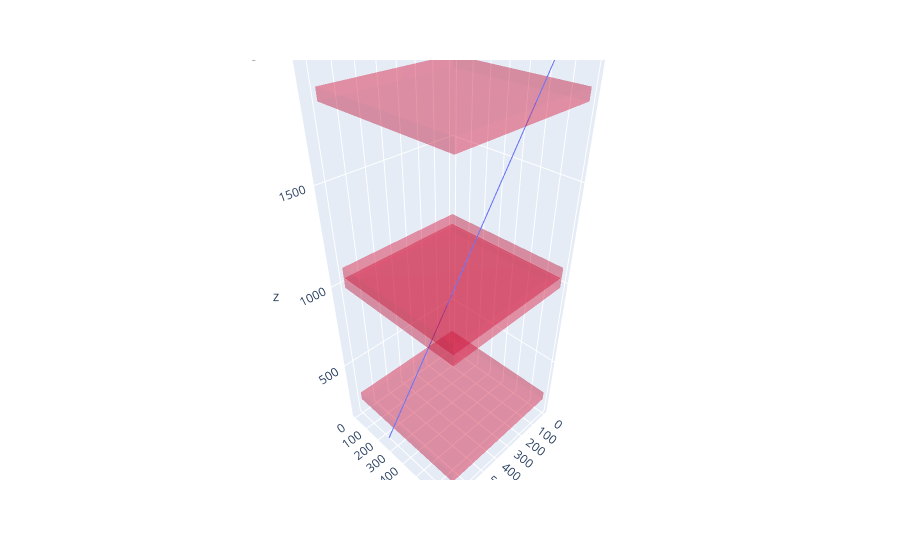
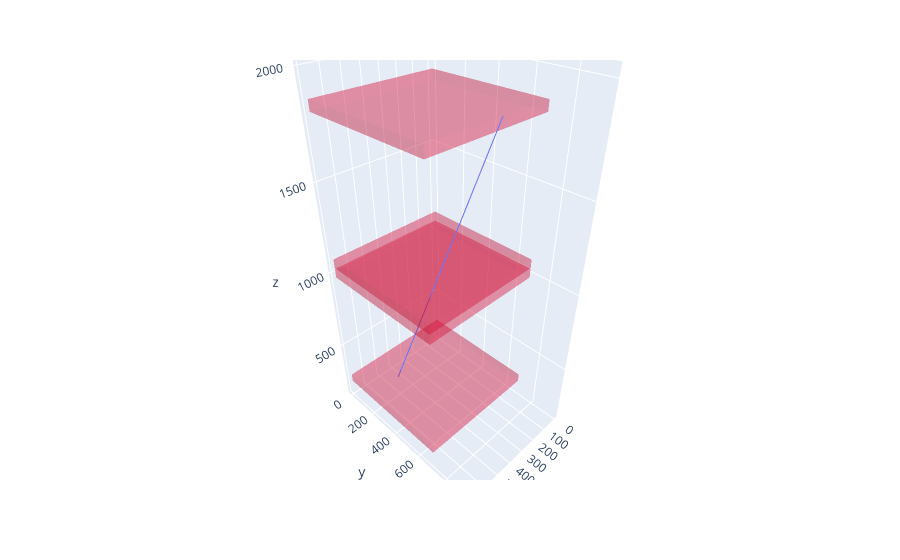
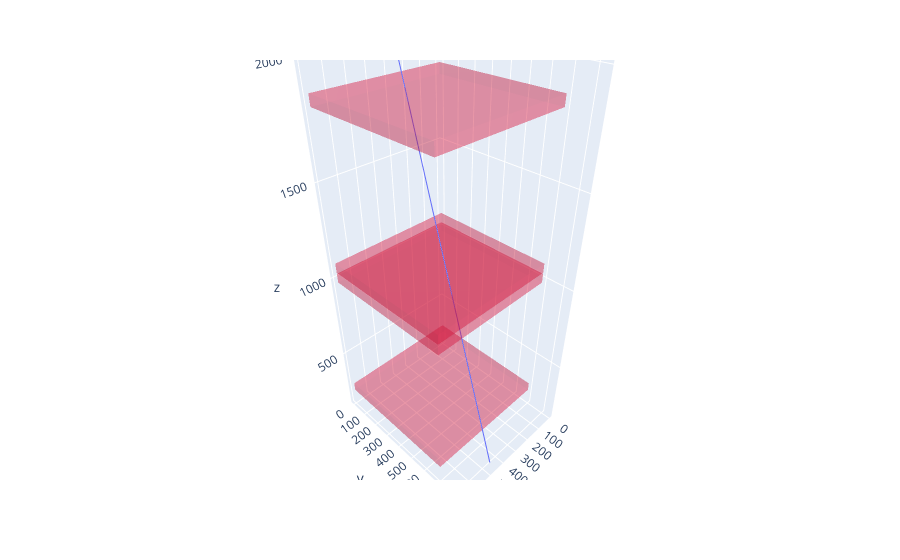
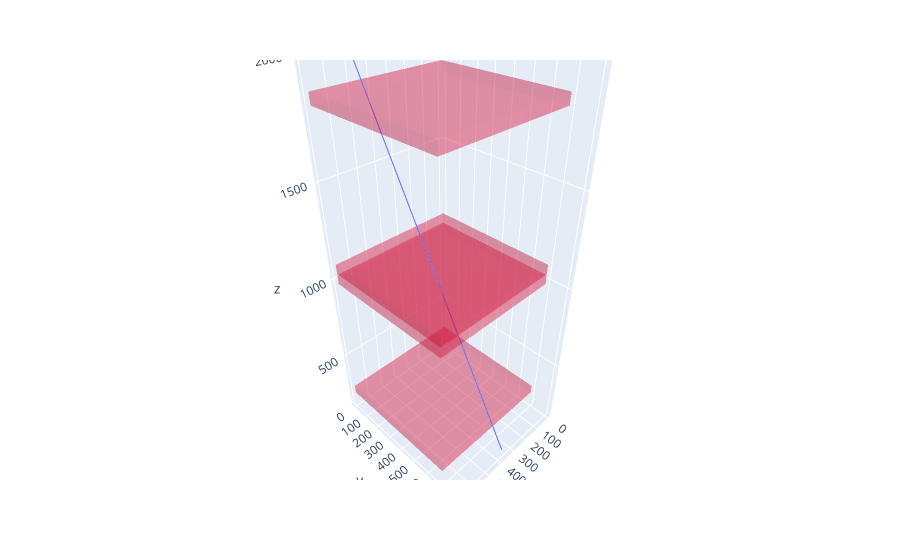

Notebook code for these charts, in order:
### Code cell
# curiosità
# (dagli tempo che ci vuole un po' perché si disimpalli)
for i in range(10) :
    plot_3d(df3d.loc[df3d.orbit == df3d.orbit.unique()[i]]).show() # senza .show() non si vede niente >:( (idem usando una list comprehension o cose così)
# simpatico il penultimo che si vede (ruotalo un po' per capire cosa stia succedendo)

### Figure 1 — Plotly figure (JSON) as saved in the notebook; plotly's stock layout.template omitted (floating-point values rounded to 4 significant figures)
{"data": [{"hovertemplate": "x=%{x}<br>y=%{y}<br>z=%{z}<extra></extra>", "legendgroup": "", "line": {"color": "#636efa", "dash": "solid"}, "mode": "lines", "name": "", "scene": "scene", "showlegend": false, "type": "scatter3d", "x": [727.6, 717.8, 708.0, 698.2, 688.4, 678.6, 668.8, 659.0, 649.2, 639.3, 629.5, 619.7, 609.9, 600.1, 590.3, 580.5, 570.7, 560.9, 551.0, 541.2, 531.4, 521.6, 511.8, 502.0, 492.2, 482.4, 472.6, 462.7, 452.9, 443.1, 433.3, 423.5, 413.7, 403.9, 394.1, 384.3, 374.4, 364.6, 354.8, 345.0, 335.2, 325.4, 315.6, 305.8, 296.0, 286.2, 276.3, 266.5, 256.7, 246.9], "y": [267.0, 275.7, 284.3, 293.0, 301.6, 310.2, 318.9, 327.5, 336.2, 344.8, 353.5, 362.1, 370.7, 379.4, 388.0, 396.7, 405.3, 414.0, 422.6, 431.2, 439.9, 448.5, 457.2, 465.8, 474.5, 483.1, 491.7, 500.4, 509.0, 517.7, 526.3, 535.0, 543.6, 552.3, 560.9, 569.5, 578.2, 586.8, 595.5, 604.1, 612.8, 621.4, 630.0, 638.7, 647.3, 656.0, 664.6, 673.3, 681.9, 690.5], "z": [170, 207.3, 244.7, 282.0, 319.4, 356.7, 394.1, 431.4, 468.8, 506.1, 543.5, 580.8, 618.2, 655.5, 692.9, 730.2, 767.6, 804.9, 842.2, 879.6, 916.9, 954.3, 991.6, 1029.0, 1066.0, 1104.0, 1141.0, 1178.0, 1216.0, 1253.0, 1290.0, 1328.0, 1365.0, 1402.0, 1440.0, 1477.0, 1514.0, 1552.0, 1589.0, 1627.0, 1664.0, 1701.0, 1739.0, 1776.0, 1813.0, 1851.0, 1888.0, 1925.0, 1963.0, 2000]}, {"color": "#DC143C", "flatshading": true, "i": [7, 0, 0, 0, 4, 4, 6, 6, 4, 0, 3, 2], "j": [3, 4, 1, 2, 5, 6, 5, 2, 0, 1, 6, 3], "k": [0, 7, 2, 3, 6, 7, 1, 1, 5, 5, 7, 6], "opacity": 0.25, "type": "mesh3d", "x": [0, 693, 693, 0, 0, 693, 693, 0], "y": [0, 0, 693, 693, 0, 0, 693, 693], "z": [219.8, 219.8, 219.8, 219.8, 271.8, 271.8, 271.8, 271.8]}, {"color": "#DC143C", "flatshading": true, "i": [7, 0, 0, 0, 4, 4, 6, 6, 4, 0, 3, 2], "j": [3, 4, 1, 2, 5, 6, 5, 2, 0, 1, 6, 3], "k": [0, 7, 2, 3, 6, 7, 1, 1, 5, 5, 7, 6], "opacity": 0.25, "type": "mesh3d", "x": [0, 693, 693, 0, 0, 693, 693, 0], "y": [0, 0, 693, 693, 0, 0, 693, 693], "z": [977.3, 977.3, 977.3, 977.3, 1029.0, 1029.0, 1029.0, 1029.0]}, {"color": "#DC143C", "flatshading": true, "i": [7, 0, 0, 0, 4, 4, 6, 6, 4, 0, 3, 2], "j": [3, 4, 1, 2, 5, 6, 5, 2, 0, 1, 6, 3], "k": [0, 7, 2, 3, 6, 7, 1, 1, 5, 5, 7, 6], "opacity": 0.25, "type": "mesh3d", "x": [0, 693, 693, 0, 0, 693, 693, 0], "y": [0, 0, 693, 693, 0, 0, 693, 693], "z": [1036.0, 1036.0, 1036.0, 1036.0, 1088.0, 1088.0, 1088.0, 1088.0]}, {"color": "#DC143C", "flatshading": true, "i": [7, 0, 0, 0, 4, 4, 6, 6, 4, 0, 3, 2], "j": [3, 4, 1, 2, 5, 6, 5, 2, 0, 1, 6, 3], "k": [0, 7, 2, 3, 6, 7, 1, 1, 5, 5, 7, 6], "opacity": 0.25, "type": "mesh3d", "x": [0, 693, 693, 0, 0, 693, 693, 0], "y": [0, 0, 693, 693, 0, 0, 693, 693], "z": [1820.0, 1820.0, 1820.0, 1820.0, 1872.0, 1872.0, 1872.0, 1872.0]}], "layout": {"legend": {"tracegroupgap": 0}, "margin": {"t": 60}, "scene": {"domain": {"x": [0, 1], "y": [0, 1]}, "xaxis": {"title": {"text": "x"}}, "yaxis": {"title": {"text": "y"}}, "zaxis": {"title": {"text": "z"}}}}}

### Figure 2 — Plotly figure (JSON) as saved in the notebook; plotly's stock layout.template omitted (floating-point values rounded to 4 significant figures)
{"data": [{"hovertemplate": "x=%{x}<br>y=%{y}<br>z=%{z}<extra></extra>", "legendgroup": "", "line": {"color": "#636efa", "dash": "solid"}, "mode": "lines", "name": "", "scene": "scene", "showlegend": false, "type": "scatter3d", "x": [455.4, 458.2, 461.1, 463.9, 466.7, 469.5, 472.4, 475.2, 478.0, 480.8, 483.7, 486.5, 489.3, 492.1, 495.0, 497.8, 500.6, 503.4, 506.3, 509.1, 511.9, 514.7, 517.6, 520.4, 523.2, 526.0, 528.8, 531.7, 534.5, 537.3, 540.1, 543.0, 545.8, 548.6, 551.4, 554.3, 557.1, 559.9, 562.7, 565.6, 568.4, 571.2, 574.0, 576.9, 579.7, 582.5, 585.3, 588.2, 591.0, 593.8], "y": [129.7, 146.2, 162.7, 179.2, 195.7, 212.2, 228.7, 245.1, 261.6, 278.1, 294.6, 311.1, 327.6, 344.1, 360.6, 377.1, 393.5, 410.0, 426.5, 443.0, 459.5, 476.0, 492.5, 509.0, 525.5, 541.9, 558.4, 574.9, 591.4, 607.9, 624.4, 640.9, 657.4, 673.9, 690.3, 706.8, 723.3, 739.8, 756.3, 772.8, 789.3, 805.8, 822.3, 838.7, 855.2, 871.7, 888.2, 904.7, 921.2, 937.7], "z": [170, 207.3, 244.7, 282.0, 319.4, 356.7, 394.1, 431.4, 468.8, 506.1, 543.5, 580.8, 618.2, 655.5, 692.9, 730.2, 767.6, 804.9, 842.2, 879.6, 916.9, 954.3, 991.6, 1029.0, 1066.0, 1104.0, 1141.0, 1178.0, 1216.0, 1253.0, 1290.0, 1328.0, 1365.0, 1402.0, 1440.0, 1477.0, 1514.0, 1552.0, 1589.0, 1627.0, 1664.0, 1701.0, 1739.0, 1776.0, 1813.0, 1851.0, 1888.0, 1925.0, 1963.0, 2000]}, {"color": "#DC143C", "flatshading": true, "i": [7, 0, 0, 0, 4, 4, 6, 6, 4, 0, 3, 2], "j": [3, 4, 1, 2, 5, 6, 5, 2, 0, 1, 6, 3], "k": [0, 7, 2, 3, 6, 7, 1, 1, 5, 5, 7, 6], "opacity": 0.25, "type": "mesh3d", "x": [0, 693, 693, 0, 0, 693, 693, 0], "y": [0, 0, 693, 693, 0, 0, 693, 693], "z": [219.8, 219.8, 219.8, 219.8, 271.8, 271.8, 271.8, 271.8]}, {"color": "#DC143C", "flatshading": true, "i": [7, 0, 0, 0, 4, 4, 6, 6, 4, 0, 3, 2], "j": [3, 4, 1, 2, 5, 6, 5, 2, 0, 1, 6, 3], "k": [0, 7, 2, 3, 6, 7, 1, 1, 5, 5, 7, 6], "opacity": 0.25, "type": "mesh3d", "x": [0, 693, 693, 0, 0, 693, 693, 0], "y": [0, 0, 693, 693, 0, 0, 693, 693], "z": [977.3, 977.3, 977.3, 977.3, 1029.0, 1029.0, 1029.0, 1029.0]}, {"color": "#DC143C", "flatshading": true, "i": [7, 0, 0, 0, 4, 4, 6, 6, 4, 0, 3, 2], "j": [3, 4, 1, 2, 5, 6, 5, 2, 0, 1, 6, 3], "k": [0, 7, 2, 3, 6, 7, 1, 1, 5, 5, 7, 6], "opacity": 0.25, "type": "mesh3d", "x": [0, 693, 693, 0, 0, 693, 693, 0], "y": [0, 0, 693, 693, 0, 0, 693, 693], "z": [1036.0, 1036.0, 1036.0, 1036.0, 1088.0, 1088.0, 1088.0, 1088.0]}, {"color": "#DC143C", "flatshading": true, "i": [7, 0, 0, 0, 4, 4, 6, 6, 4, 0, 3, 2], "j": [3, 4, 1, 2, 5, 6, 5, 2, 0, 1, 6, 3], "k": [0, 7, 2, 3, 6, 7, 1, 1, 5, 5, 7, 6], "opacity": 0.25, "type": "mesh3d", "x": [0, 693, 693, 0, 0, 693, 693, 0], "y": [0, 0, 693, 693, 0, 0, 693, 693], "z": [1820.0, 1820.0, 1820.0, 1820.0, 1872.0, 1872.0, 1872.0, 1872.0]}], "layout": {"legend": {"tracegroupgap": 0}, "margin": {"t": 60}, "scene": {"domain": {"x": [0, 1], "y": [0, 1]}, "xaxis": {"title": {"text": "x"}}, "yaxis": {"title": {"text": "y"}}, "zaxis": {"title": {"text": "z"}}}}}

### Figure 3 — Plotly figure (JSON) as saved in the notebook; plotly's stock layout.template omitted (floating-point values rounded to 4 significant figures)
{"data": [{"hovertemplate": "x=%{x}<br>y=%{y}<br>z=%{z}<extra></extra>", "legendgroup": "", "line": {"color": "#636efa", "dash": "solid"}, "mode": "lines", "name": "", "scene": "scene", "showlegend": false, "type": "scatter3d", "x": [476.7, 474.6, 472.4, 470.2, 468.1, 465.9, 463.8, 461.6, 459.4, 457.3, 455.1, 453.0, 450.8, 448.6, 446.5, 444.3, 442.2, 440.0, 437.8, 435.7, 433.5, 431.3, 429.2, 427.0, 424.9, 422.7, 420.5, 418.4, 416.2, 414.1, 411.9, 409.7, 407.6, 405.4, 403.3, 401.1, 398.9, 396.8, 394.6, 392.5, 390.3, 388.1, 386.0, 383.8, 381.7, 379.5, 377.3, 375.2, 373.0, 370.9], "y": [827.6, 813.7, 799.8, 785.9, 772.0, 758.1, 744.2, 730.4, 716.5, 702.6, 688.7, 674.8, 660.9, 647.0, 633.1, 619.2, 605.3, 591.4, 577.5, 563.6, 549.7, 535.8, 521.9, 508.0, 494.1, 480.2, 466.3, 452.5, 438.6, 424.7, 410.8, 396.9, 383.0, 369.1, 355.2, 341.3, 327.4, 313.5, 299.6, 285.7, 271.8, 257.9, 244.0, 230.1, 216.2, 202.3, 188.5, 174.6, 160.7, 146.8], "z": [170, 207.3, 244.7, 282.0, 319.4, 356.7, 394.1, 431.4, 468.8, 506.1, 543.5, 580.8, 618.2, 655.5, 692.9, 730.2, 767.6, 804.9, 842.2, 879.6, 916.9, 954.3, 991.6, 1029.0, 1066.0, 1104.0, 1141.0, 1178.0, 1216.0, 1253.0, 1290.0, 1328.0, 1365.0, 1402.0, 1440.0, 1477.0, 1514.0, 1552.0, 1589.0, 1627.0, 1664.0, 1701.0, 1739.0, 1776.0, 1813.0, 1851.0, 1888.0, 1925.0, 1963.0, 2000]}, {"color": "#DC143C", "flatshading": true, "i": [7, 0, 0, 0, 4, 4, 6, 6, 4, 0, 3, 2], "j": [3, 4, 1, 2, 5, 6, 5, 2, 0, 1, 6, 3], "k": [0, 7, 2, 3, 6, 7, 1, 1, 5, 5, 7, 6], "opacity": 0.25, "type": "mesh3d", "x": [0, 693, 693, 0, 0, 693, 693, 0], "y": [0, 0, 693, 693, 0, 0, 693, 693], "z": [219.8, 219.8, 219.8, 219.8, 271.8, 271.8, 271.8, 271.8]}, {"color": "#DC143C", "flatshading": true, "i": [7, 0, 0, 0, 4, 4, 6, 6, 4, 0, 3, 2], "j": [3, 4, 1, 2, 5, 6, 5, 2, 0, 1, 6, 3], "k": [0, 7, 2, 3, 6, 7, 1, 1, 5, 5, 7, 6], "opacity": 0.25, "type": "mesh3d", "x": [0, 693, 693, 0, 0, 693, 693, 0], "y": [0, 0, 693, 693, 0, 0, 693, 693], "z": [977.3, 977.3, 977.3, 977.3, 1029.0, 1029.0, 1029.0, 1029.0]}, {"color": "#DC143C", "flatshading": true, "i": [7, 0, 0, 0, 4, 4, 6, 6, 4, 0, 3, 2], "j": [3, 4, 1, 2, 5, 6, 5, 2, 0, 1, 6, 3], "k": [0, 7, 2, 3, 6, 7, 1, 1, 5, 5, 7, 6], "opacity": 0.25, "type": "mesh3d", "x": [0, 693, 693, 0, 0, 693, 693, 0], "y": [0, 0, 693, 693, 0, 0, 693, 693], "z": [1036.0, 1036.0, 1036.0, 1036.0, 1088.0, 1088.0, 1088.0, 1088.0]}, {"color": "#DC143C", "flatshading": true, "i": [7, 0, 0, 0, 4, 4, 6, 6, 4, 0, 3, 2], "j": [3, 4, 1, 2, 5, 6, 5, 2, 0, 1, 6, 3], "k": [0, 7, 2, 3, 6, 7, 1, 1, 5, 5, 7, 6], "opacity": 0.25, "type": "mesh3d", "x": [0, 693, 693, 0, 0, 693, 693, 0], "y": [0, 0, 693, 693, 0, 0, 693, 693], "z": [1820.0, 1820.0, 1820.0, 1820.0, 1872.0, 1872.0, 1872.0, 1872.0]}], "layout": {"legend": {"tracegroupgap": 0}, "margin": {"t": 60}, "scene": {"domain": {"x": [0, 1], "y": [0, 1]}, "xaxis": {"title": {"text": "x"}}, "yaxis": {"title": {"text": "y"}}, "zaxis": {"title": {"text": "z"}}}}}

### Figure 4 — Plotly figure (JSON) as saved in the notebook; plotly's stock layout.template omitted (floating-point values rounded to 4 significant figures)
{"data": [{"hovertemplate": "x=%{x}<br>y=%{y}<br>z=%{z}<extra></extra>", "legendgroup": "", "line": {"color": "#636efa", "dash": "solid"}, "mode": "lines", "name": "", "scene": "scene", "showlegend": false, "type": "scatter3d", "x": [371.3, 374.7, 378.1, 381.4, 384.8, 388.2, 391.6, 394.9, 398.3, 401.7, 405.1, 408.4, 411.8, 415.2, 418.6, 421.9, 425.3, 428.7, 432.0, 435.4, 438.8, 442.2, 445.5, 448.9, 452.3, 455.7, 459.0, 462.4, 465.8, 469.2, 472.5, 475.9, 479.3, 482.6, 486.0, 489.4, 492.8, 496.1, 499.5, 502.9, 506.3, 509.6, 513.0, 516.4, 519.8, 523.1, 526.5, 529.9, 533.2, 536.6], "y": [798.5, 783.7, 768.8, 754.0, 739.1, 724.3, 709.4, 694.5, 679.7, 664.8, 650.0, 635.1, 620.3, 605.4, 590.5, 575.7, 560.8, 546.0, 531.1, 516.2, 501.4, 486.5, 471.7, 456.8, 442.0, 427.1, 412.2, 397.4, 382.5, 367.7, 352.8, 338.0, 323.1, 308.2, 293.4, 278.5, 263.7, 248.8, 234.0, 219.1, 204.2, 189.4, 174.5, 159.7, 144.8, 129.9, 115.1, 100.2, 85.38, 70.52], "z": [170, 207.3, 244.7, 282.0, 319.4, 356.7, 394.1, 431.4, 468.8, 506.1, 543.5, 580.8, 618.2, 655.5, 692.9, 730.2, 767.6, 804.9, 842.2, 879.6, 916.9, 954.3, 991.6, 1029.0, 1066.0, 1104.0, 1141.0, 1178.0, 1216.0, 1253.0, 1290.0, 1328.0, 1365.0, 1402.0, 1440.0, 1477.0, 1514.0, 1552.0, 1589.0, 1627.0, 1664.0, 1701.0, 1739.0, 1776.0, 1813.0, 1851.0, 1888.0, 1925.0, 1963.0, 2000]}, {"color": "#DC143C", "flatshading": true, "i": [7, 0, 0, 0, 4, 4, 6, 6, 4, 0, 3, 2], "j": [3, 4, 1, 2, 5, 6, 5, 2, 0, 1, 6, 3], "k": [0, 7, 2, 3, 6, 7, 1, 1, 5, 5, 7, 6], "opacity": 0.25, "type": "mesh3d", "x": [0, 693, 693, 0, 0, 693, 693, 0], "y": [0, 0, 693, 693, 0, 0, 693, 693], "z": [219.8, 219.8, 219.8, 219.8, 271.8, 271.8, 271.8, 271.8]}, {"color": "#DC143C", "flatshading": true, "i": [7, 0, 0, 0, 4, 4, 6, 6, 4, 0, 3, 2], "j": [3, 4, 1, 2, 5, 6, 5, 2, 0, 1, 6, 3], "k": [0, 7, 2, 3, 6, 7, 1, 1, 5, 5, 7, 6], "opacity": 0.25, "type": "mesh3d", "x": [0, 693, 693, 0, 0, 693, 693, 0], "y": [0, 0, 693, 693, 0, 0, 693, 693], "z": [977.3, 977.3, 977.3, 977.3, 1029.0, 1029.0, 1029.0, 1029.0]}, {"color": "#DC143C", "flatshading": true, "i": [7, 0, 0, 0, 4, 4, 6, 6, 4, 0, 3, 2], "j": [3, 4, 1, 2, 5, 6, 5, 2, 0, 1, 6, 3], "k": [0, 7, 2, 3, 6, 7, 1, 1, 5, 5, 7, 6], "opacity": 0.25, "type": "mesh3d", "x": [0, 693, 693, 0, 0, 693, 693, 0], "y": [0, 0, 693, 693, 0, 0, 693, 693], "z": [1036.0, 1036.0, 1036.0, 1036.0, 1088.0, 1088.0, 1088.0, 1088.0]}, {"color": "#DC143C", "flatshading": true, "i": [7, 0, 0, 0, 4, 4, 6, 6, 4, 0, 3, 2], "j": [3, 4, 1, 2, 5, 6, 5, 2, 0, 1, 6, 3], "k": [0, 7, 2, 3, 6, 7, 1, 1, 5, 5, 7, 6], "opacity": 0.25, "type": "mesh3d", "x": [0, 693, 693, 0, 0, 693, 693, 0], "y": [0, 0, 693, 693, 0, 0, 693, 693], "z": [1820.0, 1820.0, 1820.0, 1820.0, 1872.0, 1872.0, 1872.0, 1872.0]}], "layout": {"legend": {"tracegroupgap": 0}, "margin": {"t": 60}, "scene": {"domain": {"x": [0, 1], "y": [0, 1]}, "xaxis": {"title": {"text": "x"}}, "yaxis": {"title": {"text": "y"}}, "zaxis": {"title": {"text": "z"}}}}}
